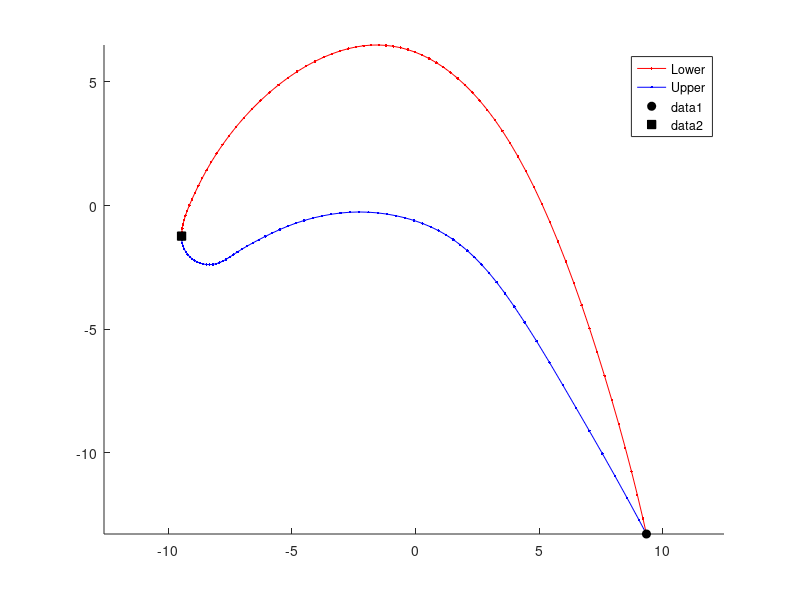
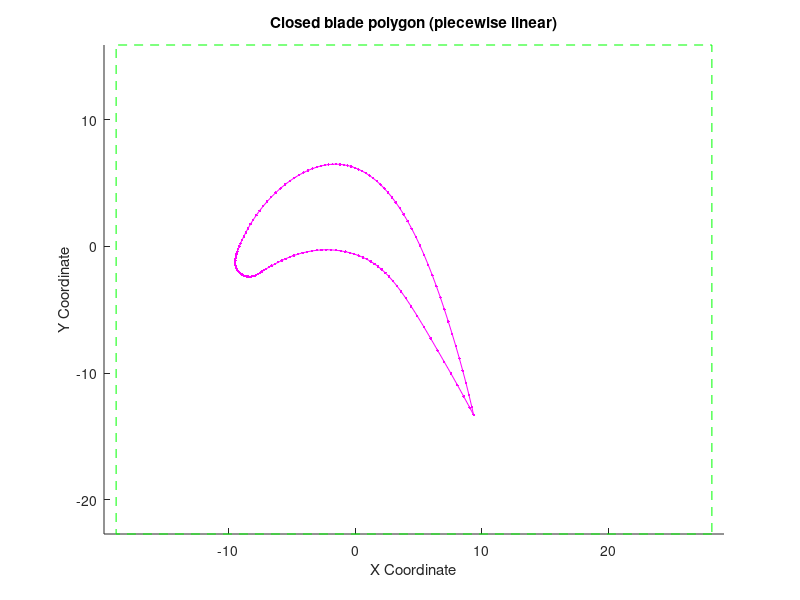

Write MATLAB code to recreate these figures, in order. (Note: this script raises an error after producing the figures.)
clc
clear all 

BladeLower = load('bladeupper.txt');  % lower surface per PDF
BladeUpper = load('bladelower.txt');  % Upper surface from PDF

figure; hold on; axis equal
plot(BladeLower(:,1), BladeLower(:,2), 'r.-')
plot(BladeUpper(:,1), BladeUpper(:,2), 'b.-')
legend('Lower','Upper')


plot(BladeLower(1,1), BladeLower(1,2), 'ko', 'MarkerFaceColor','k')
plot(BladeLower(end,1), BladeLower(end,2), 'ks', 'MarkerFaceColor','k')


% Make one closed polygon around the blade:
% Build closed polygon: surfaces are already oriented oppositely in the data
blade = [BladeUpper; BladeLower];

% Ensure it is explicitly closed (first point = last point)
if norm(blade(1,:) - blade(end,:)) > 1e-12
    blade = [blade; blade(1,:)];
end

figure; hold on; axis equal
plot(blade(:,1), blade(:,2), 'm.-');
title('Closed blade polygon (piecewise linear)');

% Find the xmin, xmax, ymin, ymax of the outside rectangle
xmin = min(blade(:, 1)); xmax = max(blade(:, 1));
ymin = min(blade(:, 2)); ymax = max(blade(:, 2));

% define a chord length to add padding to the rectangle
c = xmax - xmin;
% add padding
x1 = xmin - 0.5*c;
x2 = xmax + 1*c;
y1 = ymin - 0.5*c;
y2 = ymax + 0.5*c;


% Create a rectangle around the blade polygon
rectangle('Position', [x1, y1, x2 - x1, y2 - y1], 'EdgeColor', 'g', 'LineStyle', '--');
xlabel('X Coordinate');
ylabel('Y Coordinate');

%% BUILD PDE Geometry
% FIRST STEP Create a PDE model for the blade geometry
model = createpde();

% SECOND STEP Rectangle geometry matrix
R = [2, 4, x1, x2, x2, x1, y1, y1, y2, y2]';

% Add rectangle geometry to the PDE model
%geometryFromEdges(model, R1);

% THIRD STEP blade geometry matrix
xb = blade(:, 1);
yb = blade(:, 2);

% Remove any duplicate points (decsg often prefers open polygon list)
% 1) Remove explicit closure point if present (last == first)
if hypot(xb(end)-xb(1), yb(end)-yb(1)) < 1e-12
    xb(end) = [];
    yb(end) = [];
end

% 2) Remove consecutive duplicate points (common at the join)
d = hypot(diff(xb), diff(yb));
keep = [true; d > 1e-12];
xb = xb(keep);
yb = yb(keep);

% 3) Remove any remaining duplicates anywhere (rare but possible)
P = [xb yb];
[~, ia] = unique(P, 'rows', 'stable');
xb = xb(ia);
yb = yb(ia);

B = [2; numel(xb); xb(:); yb(:)]; % creates blade geometry matrix as a polygon sith xb sides

n = max(numel(R, B)); % find the max elements in the vector describing the geometry to pad them
% set the geometry description
geomDesc = [padcol(R, n), padcol(B, n)]; % in theory we don't know which one to pad so just pad both

% FOURTH STEP use set formula
ns = char('R1', 'B1')'; % naming convention from matlab tutorial
sf = 'R1 - B1'; % set formula

% FIFTH STEP build geometry using dl = decsg()
dl = decsg(geomDesc, sf, ns);

% FINAL STEP output pde geometry with edge labels
geometryFromEdges(model, dl);

% plot geometry
figure;
pdegplot(model,'EdgeLabels','on'); axis equal
title('PDE geometry with edge labels');


%% GENERATE COARSE MESH
Hmax = 0.1 * c; % just using a guess and tuning
msh = generateMesh(model,'Hmax',Hmax,'GeometricOrder','linear');

figure; pdemesh(model); axis equal
title(sprintf('Hmax=%.4g, Triangles=%d', Hmax, size(msh.Elements,2)));

% padcol function adds zeros to end of matrix to make them the same size
function c = padcol(v, n)
v = v(:);
c = [v; zeros(n-numel(v),1)];
end